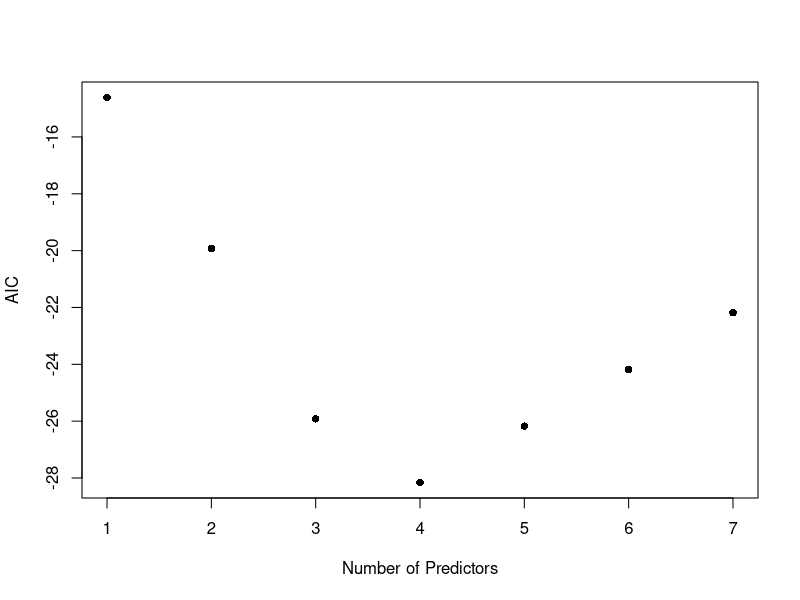
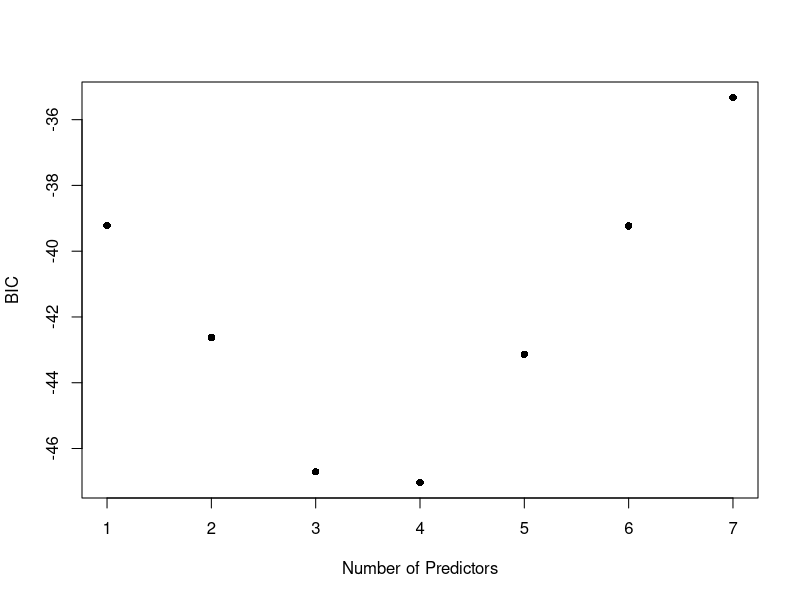
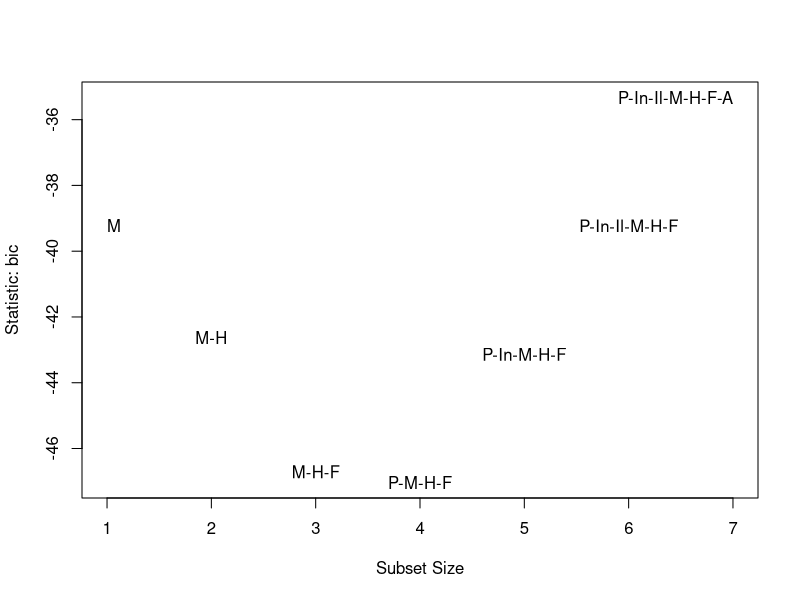
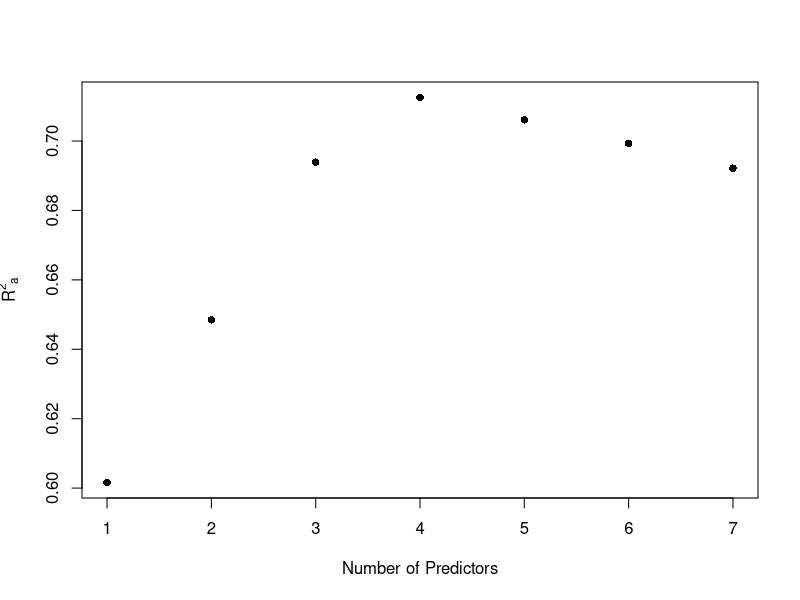
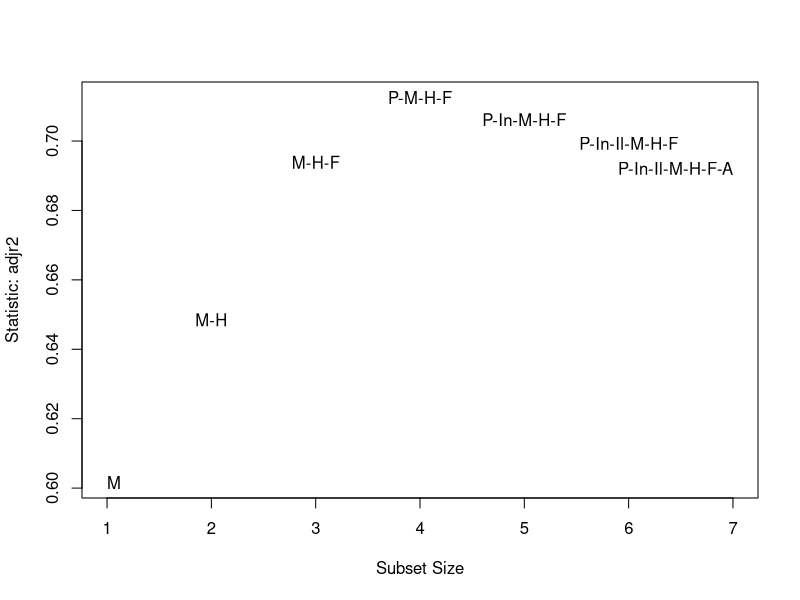
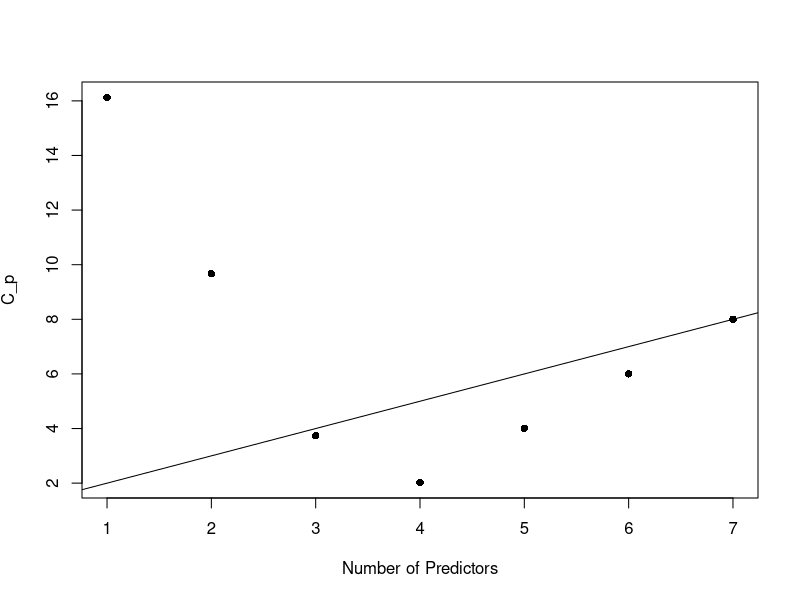
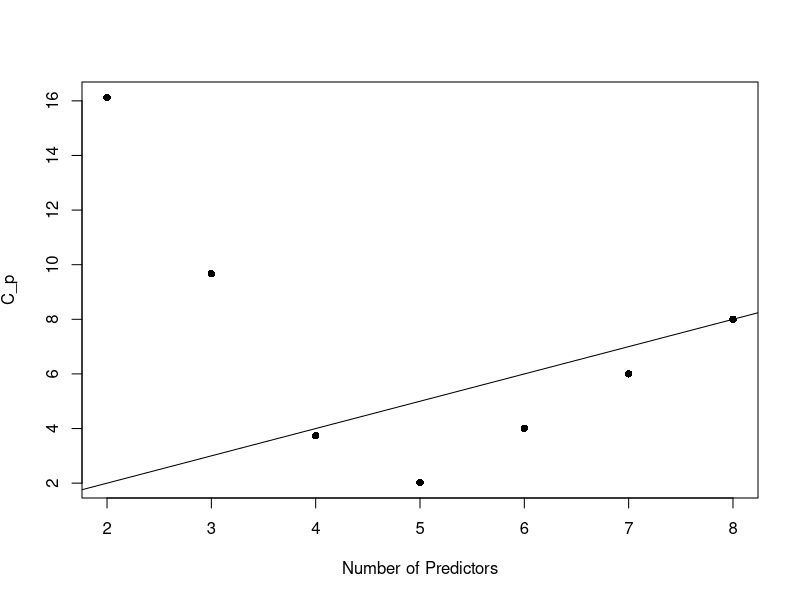
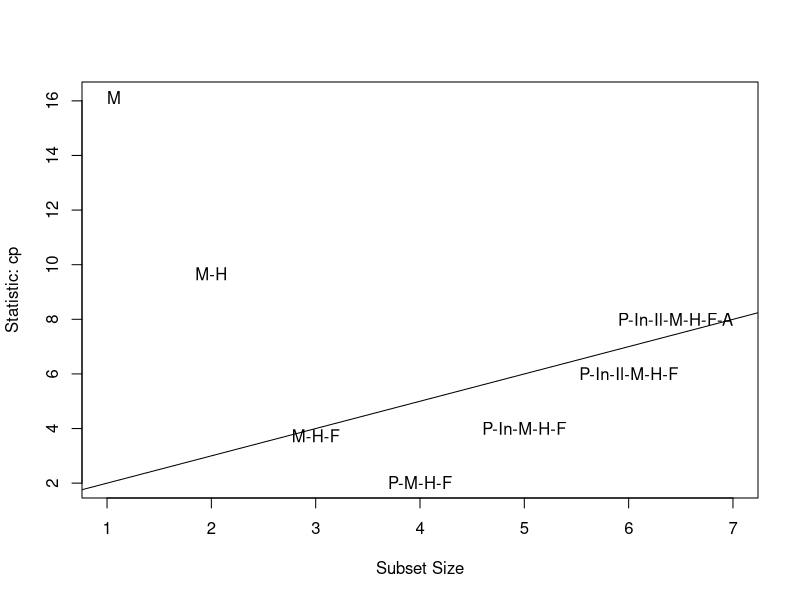

These figures' R source, in order: (Note: this script raises an error after producing the figures.)
## ---- chunk 1
#| message: false
library(tidyverse)
library(car)  # to access subsets function
library(leaps)  # to access regsubets function
library(caret)  # functions for model training 
## ---- chunk 2
data(state)
statedata <- data.frame(state.x77, row.names = state.abb)
#head(statedata)
summary(statedata)
## ---- chunk 3
lmod <- lm(Life.Exp ~ ., data = statedata)
summary(lmod)
## ---- chunk 4
# remove regressors from complete model with - sign
back1 <- update(lmod, . ~ . - Area)
summary(back1)
## ---- chunk 5
back2 <- update(back1, . ~ . - Illiteracy)
summary(back2)
## ---- chunk 6
back3 <- update(back2, . ~ . - Income)
summary(back3)
## ---- chunk 7
# Illiteracy was removed but
# simple model with only Illiteracy is significant
lmod1 <- lm(Life.Exp ~ Illiteracy, data = statedata)
summary(lmod1)
## ---- chunk 8
# default direction is backward
back_elim <- step(lmod)
#step(lmod, trace = FALSE)  # for condensed output
## ---- chunk 9
# useful when performing forward selection
nullmod <- lm(Life.Exp ~ 1, data = statedata)
## ---- chunk 10
forw_select <- step(object = nullmod, 
                    scope = formula(lmod), 
                    direction = "forward")
## ---- chunk 11
# object is full model
step_reg <- step(lmod, 
                 direction = "both",
                 trace = "FALSE")  # for more concise output
step_reg  # display output
## ---- chunk 12
step_reg$anova
## ---- chunk 13
step_reg$anova$AIC
## ---- chunk 14
# may need to install.package the first time
#library(leaps) # you need to load package every time you want to use it

best <- regsubsets(Life.Exp ~ ., data = statedata)
best_sum <- summary(best) # summarize model with min RSS for each p
#best_sum  # display summary
best_sum$which # nicer output
## ---- chunk 15
# What output is stored after running regsubsets
summary(best_sum)
## ---- chunk 16
n <- nrow(statedata) # number observation n = 50
rss <- best_sum$rss # rss calculated for each model

# compute AIC using the formula
AIC <- n * log(rss/n) + (2:8)*2  # going from p=2 to p=8 regressors

plot(AIC ~ I(1:7), 
     ylab = "AIC", 
     xlab = "Number of Predictors",
     pch = 16)
## ---- chunk 17
(BIC <- best_sum$bic)  # bic from summary
#(BIC2 <- n * log(rss/n) + log(n)* (2:8))  # Using the formula
#BIC - BIC2 # The two differ by a constant
plot(BIC ~ I(1:7), ylab = "BIC", xlab = "Number of Predictors", pch = 16)
## ---- chunk 18
#library(car)
# stat can be “bic”, “cp”, “adjr2”, “rsq”, “rss”
subsets(best, statistic = "bic", legend = FALSE)
## ---- chunk 19
#summary(lmod)  # gives R^2 for full model
(adjr <- best_sum$adjr)  # extracts R_a^2 from regsubsets
## ---- chunk 20
p <- 1:7  # number of predictors (excluding intercept)
plot(adjr ~ p, ylab = expression({R^2}[a]), 
     xlab = "Number of Predictors", pch = 16)
## ---- chunk 21
subsets(best, statistic = "adjr2", legend = FALSE)
## ---- chunk 22
cp <- best_sum$cp # Display the C_p for each value of p
plot(cp ~ p, ylab = expression({C_p}), 
     xlab = "Number of Predictors", pch = 16)
abline(1,1) # plots line y=x + 1 (add 1 since p does not include intercept)
## ---- chunk 23
# another way to plot
# now x-axis includes intercept in count for p
cp <- best_sum$cp # Display the C_p for each value of p
plot(cp ~ I(2:8), ylab = expression({C_p}), # include intercept
     xlab = "Number of Predictors", pch = 16)
abline(0,1) # plots line y= p  (since p now includes intercept)
## ---- chunk 24
subsets(best, statistic = "cp", legend = FALSE)
abline(1,1)  # plots line y=x + 1 (add 1 since p does not include intercept)
## ---- chunk 25
best_mod <- lm(Life.Exp ~  Murder + HS.Grad + Frost, data = statedata)
## ---- chunk 26
ersq <- numeric(n)  # store the squared error

for (i in 1:n){
  train.ds <- statedata[-i, ]
  test.ds <- statedata[i, ]
  tmod <- lm(Life.Exp ~ Population + Murder + HS.Grad + Frost, data = train.ds)
  predy <- predict(tmod, new = test.ds)
  y <- test.ds[1,4]
  ersq[i] <- (predy - y)^2
}

(tmse <- sum(ersq)) 
## ---- chunk 27
ersq <- numeric(n)

for (i in 1:n){
  train.ds <- statedata[-i, ]
  test.ds <- statedata[i, ]
  tmod <- lm(Life.Exp ~ Murder + HS.Grad + Frost, data = train.ds)
  predy <- predict(tmod, new = test.ds)
  y <- test.ds[1,4]
  ersq[i] <- (predy - y)^2
}

(tmse <- sum(ersq)) 
## ---- chunk 28
# you may need to install caret before running code
#library(caret)

# define training/test (control) data
cv_10fold <- trainControl(method="cv", number = 10) # 10-fold crossvalidation train/test data

# Set up full and our model with 4 regressors
f1 <- Life.Exp ~ . # formula for full model
f2 <- Life.Exp~Population + Murder + HS.Grad + Frost 

# Using training data to construct each model
modela <- train(f1, data = statedata, trControl=cv_10fold, method = "lm") #full
modelb <- train(f2, data = statedata, trControl=cv_10fold, method = "lm") #with 4 reg
print(modela) # full, 10-fold
## ---- chunk 29
print(modelb) # reduced, 10-fold
## ---- chunk 30
# leave-one-out crossvalidation train/test data
cv_loo <- trainControl(method="LOOCV") 

modelfull <- train(f1, data = statedata, trControl=cv_loo, method = "lm") #full
modelred <- train(f2, data = statedata, trControl=cv_loo, method = "lm") #with 4 reg
print(modelfull) # full, leave one out
## ---- chunk 31
print(modelred) # reduced, leave one out
## ---- chunk 32
#library(car)  # needed but we already loaded
influencePlot(lmod)
## ---- chunk 33
best2 <- regsubsets(Life.Exp ~., data = statedata, subset = (state.abb != "AK"))
best_sum2 <- summary(best2) 
best_sum2$which[which.max(best_sum2$adjr), ]
## ---- chunk 34
data(teengamb, package = "faraway")  # load data
summary(teengamb)
## ---- chunk 35
# fit full model
gamb_lmod <- lm(gamble ~ ., data = teengamb)
summary(gamb_lmod) # determine least significant predictor
## ---- chunk 36
# Values we'll need
n <- nobs(gamb_lmod)  # number of observations
p <- 2:5  # possible number of regressors
## ---- chunk 37
# perform backward elimination using update function on previous model
# use alpha_crit = 0.05
gamb_lmod <- update(gamb_lmod, . ~ . - status)
summary(gamb_lmod)
gamb_lmod <- update(gamb_lmod, . ~ . - verbal)
summary(gamb_lmod)
## ---- chunk 38
# model selection in terms of AIC
#library(leaps)
# model selection by exhaustive search
gamb_best <- regsubsets(gamble ~ ., data = teengamb)
gamb_bsum <- summary(gamb_best) # summarize model that minimizes RSS for each p
gamb_bsum$which # best subset models (in terms of RSS)
## ---- chunk 39
# calculate AIC of each model
aic <- gamb_bsum$bic + (2 - log(n)) * p
# plot AIC vs p
plot(aic ~ p, xlab = "Number of Predictors", ylab = "AIC", pch =16)
## ---- chunk 40
# calculate BIC of each model
# plot BIC vs p
#library(car)
subsets(gamb_best, statistic = "bic", legend = FALSE)
## ---- chunk 41
# Construct Cp plot
subsets(gamb_best, statistic = "cp", legend = FALSE)
abline(0, 1)
## ---- chunk 42
# Construct adjusted R^2 plot
subsets(gamb_best, statistic = "adjr2", legend = FALSE)
## ---- chunk 43
# backward elimination
gamb_lmod <- lm(gamble ~ ., data = teengamb)
step(gamb_lmod) #with AIC
step(gamb_lmod, k = log(n)) # with BIC
## ---- chunk 44
#library(caret)
gamb_f1 <- gamble ~ sex + income
gamb_f2 <- gamble ~ sex + verbal + income

# 5-fold crossvalidation train/test data
cv_5fold <- trainControl(method = "cv", number = 5) 
model1 <- train(gamb_f1, data = teengamb, trControl = cv_5fold,
               method = "lm")
model2 <- train(gamb_f2, data = teengamb, trControl = cv_5fold,
               method = "lm")

# compare mse (rmse) for the two models using 5-fold cv
print(model1) # p = 3
print(model2) # p = 4
## ---- chunk 45
# trying an interaction model
gamb_f3 <- gamble ~ sex*income
model3 <- train(gamb_f3, data = teengamb, trControl = cv_5fold,
               method = "lm")

print(model3) # even better
## ---- chunk 46
residualPlots(lm(gamb_f3, data = teengamb))
## ---- chunk 47
# try a transformed model
# trying another model
gamb_f4 <- sqrt(gamble) ~ sex*income
model4 <- train(gamb_f4, data = teengamb, trControl = cv_5fold,
               method = "lm")
print(model4)
## ---- chunk 48
residualPlots(lm(gamb_f4, data = teengamb))
